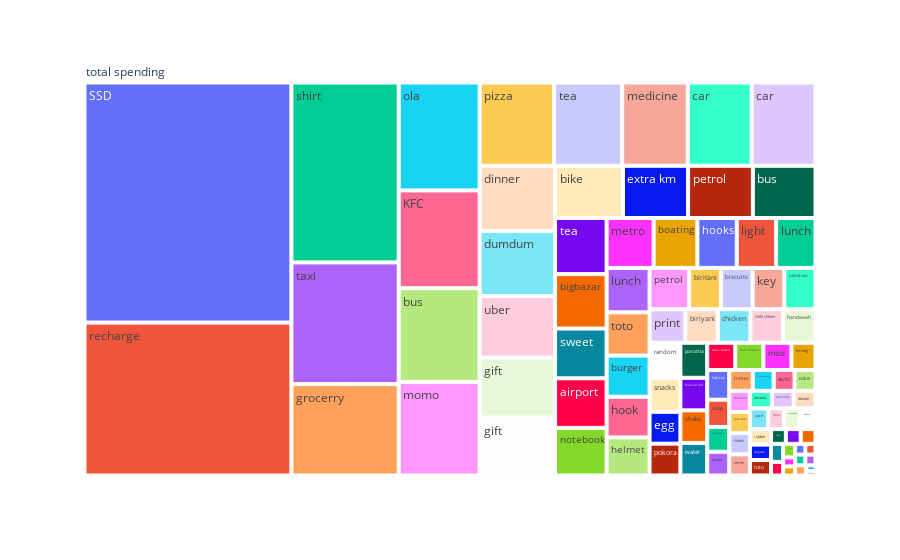

Notebook code for this chart:
### Code cell
dummy_df = df.rename(columns = {'price' : 'total spending'})
fig = px.treemap(
    dummy_df, path = [px.Constant('total spending'), 'item_name'], 
    values = 'total spending'
)

fig.show()

### Figure 1 — Plotly figure (JSON) as saved in the notebook; plotly's stock layout.template omitted (floating-point values rounded to 4 significant figures)
{"data": [{"branchvalues": "total", "domain": {"x": [0, 1], "y": [0, 1]}, "hovertemplate": "labels=%{label}<br>total spending=%{value}<br>parent=%{parent}<br>id=%{id}<extra></extra>", "ids": ["total spending/KFC", "total spending/SSD", "total spending/Victoria pass", "total spending/airport", "total spending/auto", "total spending/banana", "total spending/beggar ", "total spending/bigbazar", "total spending/bike ", "total spending/bin bag ", "total spending/biritani", "total spending/biriyani", "total spending/biscuits", "total spending/boating", "total spending/burger ", "total spending/bus", "total spending/bus ", "total spending/cake, biscuit ", "total spending/car", "total spending/car ", "total spending/chicken", "total spending/chilli chicken ", "total spending/chilli chiken ", "total spending/chips", "total spending/chips ", "total spending/coke", "total spending/cold coffe", "total spending/cold drinks", "total spending/corn", "total spending/dhania", "total spending/dinner", "total spending/donate", "total spending/donated", "total spending/dumdum", "total spending/egg", "total spending/extra km ", "total spending/feed an old", "total spending/flat coffe", "total spending/fruity", "total spending/gift", "total spending/gift ", "total spending/grocerry ", "total spending/haircut", "total spending/handwash", "total spending/helmet", "total spending/hook", "total spending/hooks", "total spending/icecream", "total spending/juice ", "total spending/key", "total spending/light ", "total spending/lunch", "total spending/lunch ", "total spending/meal", "total spending/medicine ", "total spending/metro", "total spending/momo", "total spending/mtero", "total spending/notebook", "total spending/ola", "total spending/paratha", "total spending/petrol", "total spending/petrol ", "total spending/pizza", "total spending/pokora", "total spending/pokore ", "total spending/pop corn", "total spending/print", "total spending/print out", "total spending/random", "total spending/recharge", "total spending/rubber", "total spending/samosa", "total spending/shake ", "total spending/shirt", "total spending/shooting game", "total spending/singare ", "total spending/slice", "total spending/snacks", "total spending/snacks ", "total spending/snaks ", "total spending/soap ", "total spending/sticky notes ", "total spending/sweet", "total spending/taxi", "total spending/tea", "total spending/tea ", "total spending/thumpsUp", "total spending/tissue ", "total spending/toto", "total spending/toto ", "total spending/train", "total spending/treker", "total spending/uber", "total spending/water ", "total spending/xeorx", "total spending/xerox", "total spending"], "labels": ["KFC", "SSD", "Victoria pass", "airport", "auto", "banana", "beggar ", "bigbazar", "bike ", "bin bag ", "biritani", "biriyani", "biscuits", "boating", "burger ", "bus", "bus ", "cake, biscuit ", "car", "car ", "chicken", "chilli chicken ", "chilli chiken ", "chips", "chips ", "coke", "cold coffe", "cold drinks", "corn", "dhania", "dinner", "donate", "donated", "dumdum", "egg", "extra km ", "feed an old", "flat coffe", "fruity", "gift", "gift ", "grocerry ", "haircut", "handwash", "helmet", "hook", "hooks", "icecream", "juice ", "key", "light ", "lunch", "lunch ", "meal", "medicine ", "metro", "momo", "mtero", "notebook", "ola", "paratha", "petrol", "petrol ", "pizza", "pokora", "pokore ", "pop corn", "print", "print out", "random", "recharge", "rubber", "samosa", "shake ", "shirt", "shooting game", "singare ", "slice", "snacks", "snacks ", "snaks ", "soap ", "sticky notes ", "sweet", "taxi", "tea", "tea ", "thumpsUp", "tissue ", "toto", "toto ", "train", "treker", "uber", "water ", "xeorx", "xerox", "total spending"], "name": "", "parents": ["total spending", "total spending", "total spending", "total spending", "total spending", "total spending", "total spending", "total spending", "total spending", "total spending", "total spending", "total spending", "total spending", "total spending", "total spending", "total spending", "total spending", "total spending", "total spending", "total spending", "total spending", "total spending", "total spending", "total spending", "total spending", "total spending", "total spending", "total spending", "total spending", "total spending", "total spending", "total spending", "total spending", "total spending", "total spending", "total spending", "total spending", "total spending", "total spending", "total spending", "total spending", "total spending", "total spending", "total spending", "total spending", "total spending", "total spending", "total spending", "total spending", "total spending", "total spending", "total spending", "total spending", "total spending", "total spending", "total spending", "total spending", "total spending", "total spending", "total spending", "total spending", "total spending", "total spending", "total spending", "total spending", "total spending", "total spending", "total spending", "total spending", "total spending", "total spending", "total spending", "total spending", "total spending", "total spending", "total spending", "total spending", "total spending", "total spending", "total spending", "total spending", "total spending", "total spending", "total spending", "total spending", "total spending", "total spending", "total spending", "total spending", "total spending", "total spending", "total spending", "total spending", "total spending", "total spending", "total spending", "total spending", ""], "type": "treemap", "values": [725, 4550, 40, 234, 40, 35, 4, 257, 325, 60, 120, 100, 120, 200, 162, 695, 300, 70, 487, 487, 100, 70, 100, 20, 30, 40, 35, 118, 10, 10, 450, 35, 40, 450, 90, 312, 80, 10, 10, 415, 400, 899, 60, 100, 150, 160, 180, 30, 35, 120, 180, 180, 175, 70, 500, 215, 694, 15, 225, 800, 86, 310, 150, 567, 90, 30, 40, 110, 10, 100, 2899, 30, 15, 80, 1769, 20, 30, 10, 95, 10, 40, 55, 50, 235, 1196, 520, 265, 20, 48, 170, 30, 5, 45, 425, 80, 20, 40, 26319]}], "layout": {"legend": {"tracegroupgap": 0}, "margin": {"t": 60}}}
